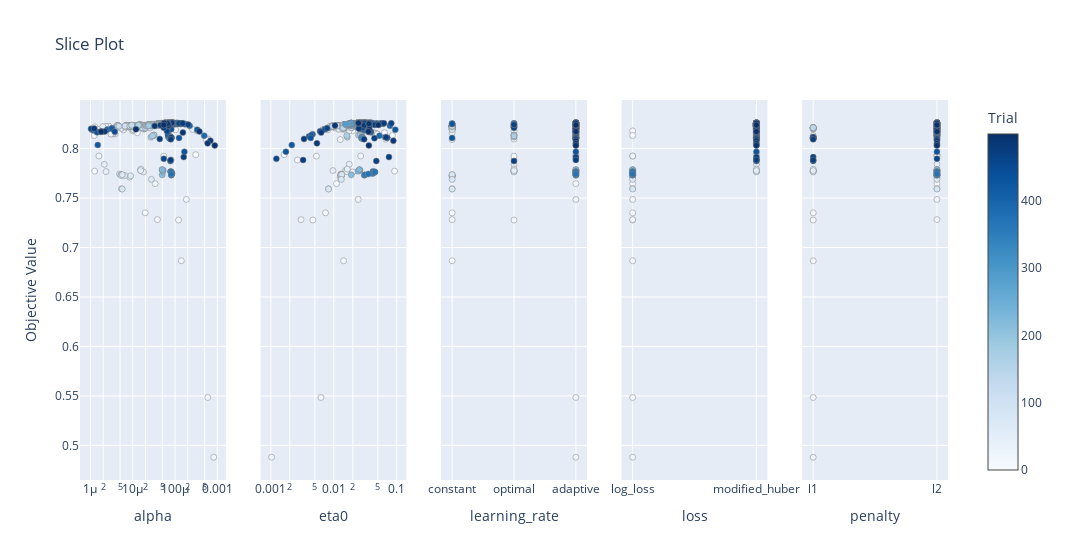

Notebook code cell kept with this figure:
### Code cell
vis.plot_slice(study)

### Figure 1 — Plotly figure (JSON) as saved in the notebook; plotly's stock layout.template omitted (floating-point values rounded to 4 significant figures; data arrays with more than 128 entries replaced by an {"elided": "..."} marker saying what was removed)
{"data": [{"marker": {"color": {"elided": "500 int values"}, "colorbar": {"title": {"text": "Trial"}, "x": 1, "xpad": 40}, "colorscale": [[0, "rgb(247,251,255)"], [0.125, "rgb(222,235,247)"], [0.25, "rgb(198,219,239)"], [0.375, "rgb(158,202,225)"], [0.5, "rgb(107,174,214)"], [0.625, "rgb(66,146,198)"], [0.75, "rgb(33,113,181)"], [0.875, "rgb(8,81,156)"], [1, "rgb(8,48,107)"]], "line": {"color": "Grey", "width": 0.5}, "showscale": true}, "mode": "markers", "name": "Feasible Trial", "showlegend": false, "type": "scatter", "x": {"elided": "500 float values"}, "xaxis": "x", "y": {"elided": "500 float values"}, "yaxis": "y"}, {"marker": {"color": {"elided": "500 int values"}, "colorbar": {"title": {"text": "Trial"}, "x": 1, "xpad": 40}, "colorscale": [[0, "rgb(247,251,255)"], [0.125, "rgb(222,235,247)"], [0.25, "rgb(198,219,239)"], [0.375, "rgb(158,202,225)"], [0.5, "rgb(107,174,214)"], [0.625, "rgb(66,146,198)"], [0.75, "rgb(33,113,181)"], [0.875, "rgb(8,81,156)"], [1, "rgb(8,48,107)"]], "line": {"color": "Grey", "width": 0.5}, "showscale": false}, "mode": "markers", "name": "Feasible Trial", "showlegend": false, "type": "scatter", "x": {"elided": "500 float values"}, "xaxis": "x2", "y": {"elided": "500 float values"}, "yaxis": "y2"}, {"marker": {"color": {"elided": "500 int values"}, "colorbar": {"title": {"text": "Trial"}, "x": 1, "xpad": 40}, "colorscale": [[0, "rgb(247,251,255)"], [0.125, "rgb(222,235,247)"], [0.25, "rgb(198,219,239)"], [0.375, "rgb(158,202,225)"], [0.5, "rgb(107,174,214)"], [0.625, "rgb(66,146,198)"], [0.75, "rgb(33,113,181)"], [0.875, "rgb(8,81,156)"], [1, "rgb(8,48,107)"]], "line": {"color": "Grey", "width": 0.5}, "showscale": false}, "mode": "markers", "name": "Feasible Trial", "showlegend": false, "type": "scatter", "x": {"elided": "500 str values"}, "xaxis": "x3", "y": {"elided": "500 float values"}, "yaxis": "y3"}, {"marker": {"color": {"elided": "500 int values"}, "colorbar": {"title": {"text": "Trial"}, "x": 1, "xpad": 40}, "colorscale": [[0, "rgb(247,251,255)"], [0.125, "rgb(222,235,247)"], [0.25, "rgb(198,219,239)"], [0.375, "rgb(158,202,225)"], [0.5, "rgb(107,174,214)"], [0.625, "rgb(66,146,198)"], [0.75, "rgb(33,113,181)"], [0.875, "rgb(8,81,156)"], [1, "rgb(8,48,107)"]], "line": {"color": "Grey", "width": 0.5}, "showscale": false}, "mode": "markers", "name": "Feasible Trial", "showlegend": false, "type": "scatter", "x": {"elided": "500 str values"}, "xaxis": "x4", "y": {"elided": "500 float values"}, "yaxis": "y4"}, {"marker": {"color": {"elided": "500 int values"}, "colorbar": {"title": {"text": "Trial"}, "x": 1, "xpad": 40}, "colorscale": [[0, "rgb(247,251,255)"], [0.125, "rgb(222,235,247)"], [0.25, "rgb(198,219,239)"], [0.375, "rgb(158,202,225)"], [0.5, "rgb(107,174,214)"], [0.625, "rgb(66,146,198)"], [0.75, "rgb(33,113,181)"], [0.875, "rgb(8,81,156)"], [1, "rgb(8,48,107)"]], "line": {"color": "Grey", "width": 0.5}, "showscale": false}, "mode": "markers", "name": "Feasible Trial", "showlegend": false, "type": "scatter", "x": {"elided": "500 str values"}, "xaxis": "x5", "y": {"elided": "500 float values"}, "yaxis": "y5"}], "layout": {"title": {"text": "Slice Plot"}, "width": 1500, "xaxis": {"anchor": "y", "domain": [0, 0.168], "title": {"text": "alpha"}, "type": "log"}, "xaxis2": {"anchor": "y2", "domain": [0.208, 0.376], "title": {"text": "eta0"}, "type": "log"}, "xaxis3": {"anchor": "y3", "categoryarray": ["constant", "optimal", "adaptive"], "categoryorder": "array", "domain": [0.416, 0.584], "title": {"text": "learning_rate"}, "type": "category"}, "xaxis4": {"anchor": "y4", "categoryarray": ["log_loss", "modified_huber"], "categoryorder": "array", "domain": [0.624, 0.792], "title": {"text": "loss"}, "type": "category"}, "xaxis5": {"anchor": "y5", "categoryarray": ["l1", "l2"], "categoryorder": "array", "domain": [0.832, 1], "title": {"text": "penalty"}, "type": "category"}, "yaxis": {"anchor": "x", "domain": [0, 1], "title": {"text": "Objective Value"}}, "yaxis2": {"anchor": "x2", "domain": [0, 1], "matches": "y", "showticklabels": false}, "yaxis3": {"anchor": "x3", "domain": [0, 1], "matches": "y", "showticklabels": false}, "yaxis4": {"anchor": "x4", "domain": [0, 1], "matches": "y", "showticklabels": false}, "yaxis5": {"anchor": "x5", "domain": [0, 1], "matches": "y", "showticklabels": false}}}
